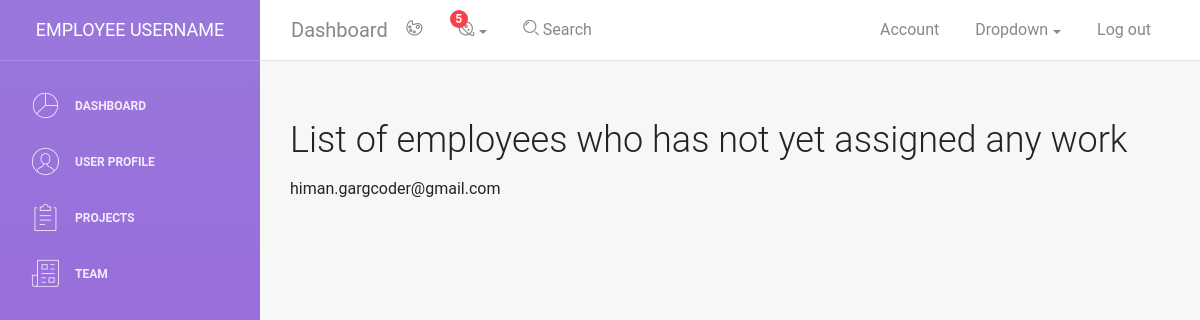
/employee/project-assign/1, run on an earlier commit of the app's database.
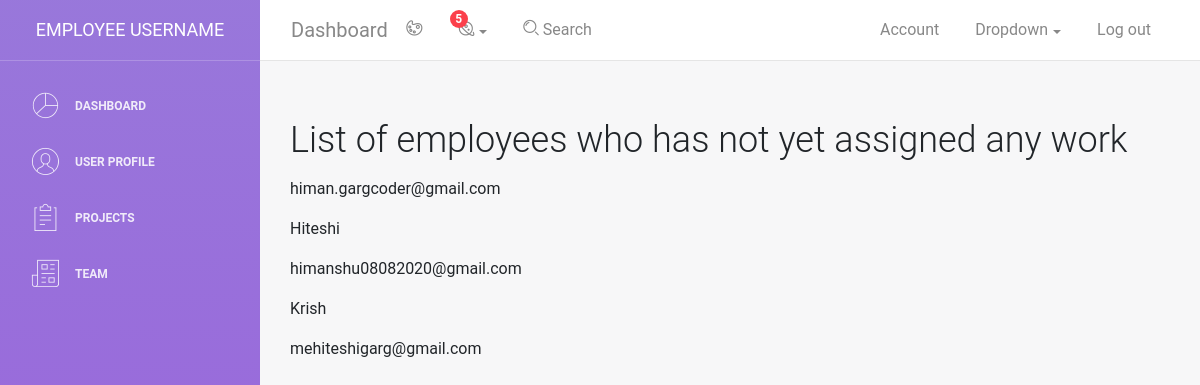
And on a later commit of the database.
### staff/models.py (models this page shows)
class Employee(AbstractUser):
    email = models.EmailField(unique=True)
    username = None
    employee_id = models.IntegerField(unique=True, default=0)
    image = models.ImageField(upload_to="profile", null=True)
    USERNAME_FIELD = 'email'
    REQUIRED_FIELDS = []
    date_joined = models.DateTimeField(default=timezone.now)
    phone_regex = RegexValidator( regex = r'^\d{10}$',message = "phone number should exactly be in 10 digits")
    phone = models.CharField(max_length=255, validators=[phone_regex], blank = True, null=True)  # you can set it unique = True
    department =  models.ForeignKey(Department, blank=True , default = None , null = True , on_delete=models.SET_NULL) #(choices=department_choices, default=0)
    credit_score = models.IntegerField(validators=[MinValueValidator(0),
                                  MaxValueValidator(100)] , default=0)
    address = models.ForeignKey(Address, on_delete=models.SET_NULL, null=True)
    team = models.ForeignKey('Team', blank=True , null=True, on_delete=models.SET_NULL)
    objects = CustomUserManager()
    def __str__(self):
        return str(self.email)

### staff/views.py (the view)
# urls.py: path('project-assign/<int:pk>',views.project_assign , name='project-assign')
def project_assign(request , pk):  # pk => project id
    ems = Employee.objects.all().filter(team__isnull = True)
    print(ems)
    context = {
        "project_id":pk,
        "ems":ems,            # ems=>employees
    }
    return render(request, 'staff/project-assign.html', context)

### staff/templates/staff/project-assign.html (shortened to what this page needs)
{% extends "base.html" %}
{% block body %}
<h2>
    List of employees who has not yet assigned any work
</h2>
{% for em in ems %}
<div class="">
    <p>{{em.first_name}}</p>
    <p>{{em.email}}</p>
</div>
{% endfor %}
{% endblock body %}

### templates/base.html (shortened to what this page needs)
{% load static %}
<!DOCTYPE html>
<html lang="en">
<head>
    <link rel="stylesheet" href="https://maxcdn.bootstrapcdn.com/font-awesome/latest/css/font-awesome.min.css' %}" />
    <link href="{% static 'staff/css/bootstrap.min.css' %}" rel="stylesheet" />
    <link href="{% static 'staff/css/light-bootstrap-dashboard.css' %}?v=2.0.0 " rel="stylesheet" />
    <link href="{% static 'staff/css/demo.css' %}" rel="stylesheet" />
</head>
<body>
    <div class="wrapper">
        <div class="sidebar" data-image="{% static 'staff/img/sidebar-5.jpg' %}">
            <div class="sidebar-wrapper">
                <div class="logo">
                    <a href="http://www.creative-tim.com" class="simple-text">
                        Employee username
                    </a>
                </div>
                <ul class="nav">
                    <li class="nav-item {% if active %} active {% endif %}">
                        <a class="nav-link" href="{% url 'staff:home' %}">
                            <i class="nc-icon nc-chart-pie-35"></i>
                            <p>Dashboard</p>
                        </a>
                    </li>
                    <li class="nav-item {% if active %} active {% endif %}">
                        <a class="nav-link" href="{% url 'staff:profile' id=2 %}">
                            <i class="nc-icon nc-circle-09"></i>
                            <p>User Profile</p>
                        </a>
                    </li>
                    <li class="nav-item {% if active %} active {% endif %}">
                        <a class="nav-link" href="{% url 'staff:projects' %}">
                            <i class="nc-icon nc-notes"></i>
                            <p>Projects</p>
                        </a>
                    </li>
                    <li class="">
                        <a class="nav-link" href="{% url 'staff:team' %}">
                            <i class="nc-icon nc-paper-2"></i>
                            <p>Team</p>
                        </a>
                    </li>
                </ul>
            </div>
        </div>
        <div class="main-panel">
            <nav class="navbar navbar-expand-lg " color-on-scroll="500">
                <div class="container-fluid">
                    <a class="navbar-brand" href="#pablo"> Dashboard </a>
                    <div class="collapse navbar-collapse justify-content-end" id="navigation">
                        <ul class="nav navbar-nav mr-auto">
                            <li class="nav-item">
                                <a href="#" class="nav-link" data-toggle="dropdown">
                                    <i class="nc-icon nc-palette"></i>
                                </a>
                            </li>
                            <li class="dropdown nav-item">
                                <a href="#" class="dropdown-toggle nav-link" data-toggle="dropdown">
                                    <i class="nc-icon nc-planet"></i>
                                    <span class="notification">5</span>
                                </a>
                            </li>
                            <li class="nav-item">
                                <a href="#" class="nav-link">
                                    <i class="nc-icon nc-zoom-split"></i>
                                    <span class="d-lg-block">&nbsp;Search</span>
                                </a>
                            </li>
                        </ul>
                        <ul class="navbar-nav ml-auto">
                            <li class="nav-item">
                                <a class="nav-link" href="#pablo">
                                    <span class="no-icon">Account</span>
                                </a>
                            </li>
                            <li class="nav-item dropdown">
                                <a class="nav-link dropdown-toggle" href="http://example.com" id="navbarDropdownMenuLink" data-toggle="dropdown" aria-haspopup="true" aria-expanded="false">
                                    <span class="no-icon">Dropdown</span>
                                </a>
                            </li>
                            <li class="nav-item">
                                <a class="nav-link" href="#pablo">
                                    <span class="no-icon">Log out</span>
                                </a>
                            </li>
                        </ul>
                    </div>
                </div>
            </nav>
            <div class="content">
                <div class="container-fluid">
                    {% block body %}
                    {% endblock body %}
                </div>
            </div>
        </div>
        </div>
        </body>
        </html>

What changed in the data, as far as the page shows it:
added Employee: first_name "Hiteshi", email "himanshu08082020@gmail.com"
added Employee: first_name "Krish", email "mehiteshigarg@gmail.com"
